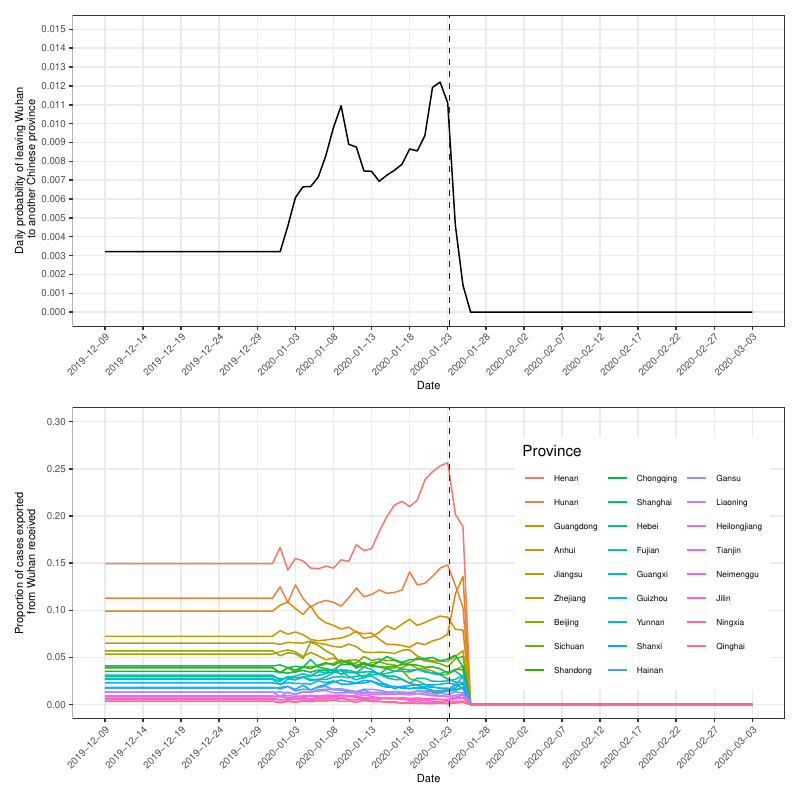

Recreate this plot in R.
## Real export probs
export_probs <- read.csv("data/export_probs.csv")
export_probs <- export_probs$prob_leaving

## Real import probs
import_probs <- read.csv("data/import_probs.csv",header = TRUE)
import_probs <- t(import_probs[,2:ncol(import_probs)])
import_probs <- rbind(rep(1, ncol(import_probs)),import_probs)
row.names(import_probs)[1] <- "Hubei"

tmin <- as.POSIXct("2019-11-01",format="%Y-%m-%d", tz="UTC")
tmax <- as.POSIXct("2020-03-03",format="%Y-%m-%d",tz="UTC")
times <- seq(tmin, tmax, by="1 day")
export_probs_plot <- tibble(y=export_probs,x=times)
export_probs_plot <- export_probs_plot %>% filter(times >= "2019-12-08")

pA <- ggplot(data=export_probs_plot) +
  geom_line(aes(x=x,y=y))+
  geom_vline(xintercept=(as.POSIXct("2020-01-23", format="%Y-%m-%d")),
             linetype="dashed",col="blue") +
  scale_x_datetime(breaks="5 days")+
  theme_bw() +
  scale_y_continuous(limits=c(0,0.015), breaks=seq(0,0.015,by=0.001)) +
  ylab("Daily probability of leaving Wuhan\n to another Chinese province") +
  xlab("Date") +
  theme(axis.text.x=element_text(angle=45,hjust=1,size=7),
        axis.text.y=element_text(size=7),
        strip.background = element_rect(fill="grey90"),
        strip.text=element_text(size=8),
        axis.title=element_text(size=8),
        legend.position=c(0.2,0.2),
        panel.grid.minor=element_blank())

import_probs_melted <- reshape2::melt(import_probs)
import_probs_melted$Var2 <- times[import_probs_melted$Var2]
import_probs_melted <- import_probs_melted %>% 
  filter(Var2 >= "2019-12-08" & Var1 != "Hubei")
colnames(import_probs_melted)[1] <- "Province"

import_order <- import_probs_melted %>% group_by(Province) %>% summarise(total_prob=sum(value)) %>%
  arrange(-total_prob) %>% pull(Province)
import_probs_melted$Province <- factor(import_probs_melted$Province, levels=import_order)


pB <- ggplot(data=import_probs_melted) +
  geom_line(aes(x=Var2,y=value, col=Province))+
  geom_vline(xintercept=(as.POSIXct("2020-01-23", format="%Y-%m-%d")),
             linetype="dashed",col="blue") +
  scale_x_datetime(breaks="5 days")+
  scale_y_continuous(limits=c(0,0.3),breaks=seq(0,0.3,by=0.05)) +
  guides(col=guide_legend(ncol=3)) +
  theme_bw() +
  ylab("Proportion of cases exported\n from Wuhan received") +
  xlab("Date") +
  theme(axis.text.x=element_text(angle=45,hjust=1,size=7),
        axis.text.y=element_text(size=7),
        strip.background = element_rect(fill="grey90"),
        strip.text=element_text(size=8),
        axis.title=element_text(size=8),
        legend.position=c(0.8,0.5),
        legend.text = element_text(size=6),
        panel.grid.minor=element_blank())
pB

figS2 <- pA / pB


pdf("figures/figS2.pdf",height=8,width=8)
figS2
dev.off()
